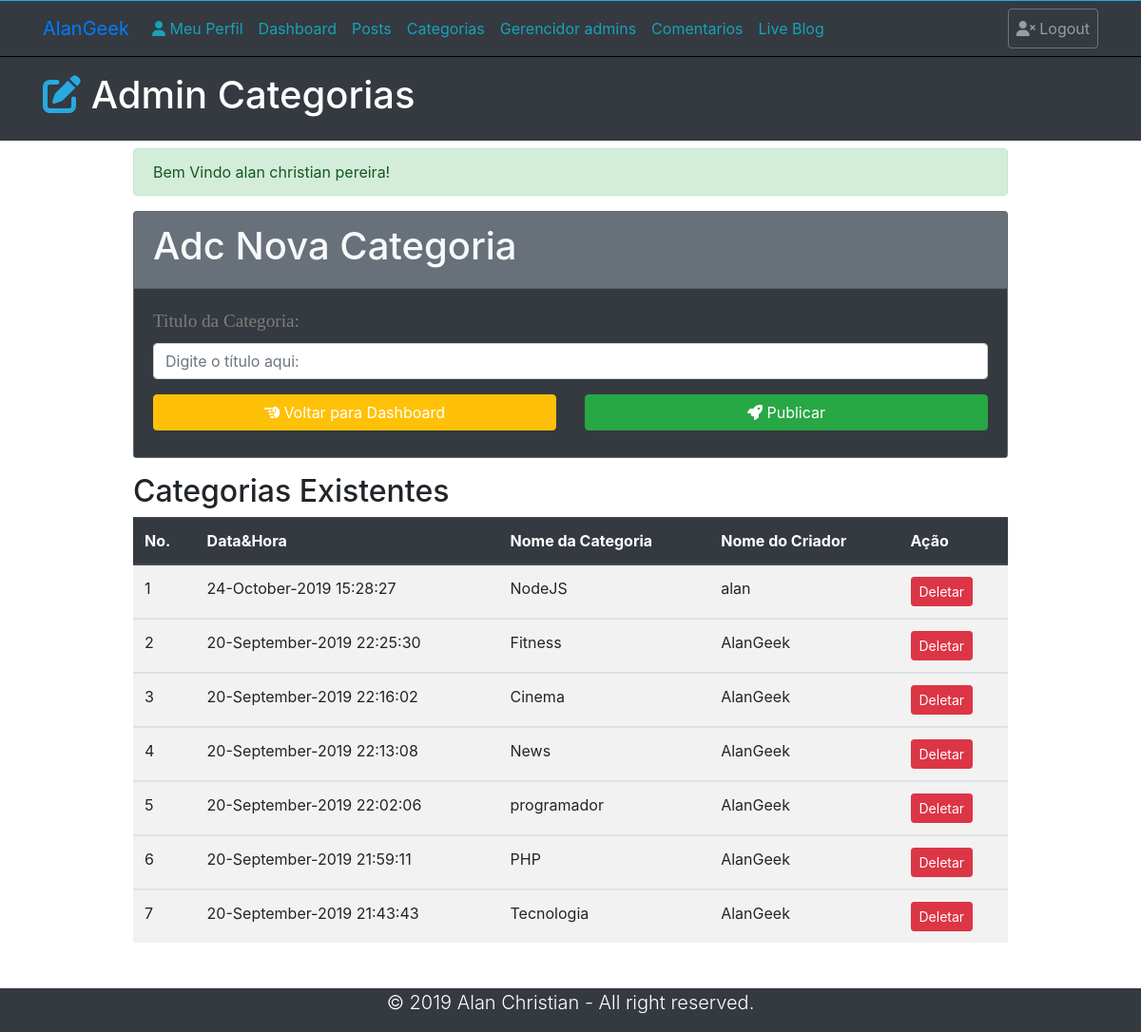
Screenshot of /Categories.php (signed in) with the database file from the repository.
### tables this page shows
CREATE TABLE `category` (
  `id` int(10) NOT NULL,
  `title` varchar(50) NOT NULL,
  `author` varchar(50) NOT NULL,
  `datetime` varchar(50) NOT NULL
);

### Categories.php (the view, shortened to what this page needs)
<?php require_once "Includes/Sessions.php";?>
<!doctype html>
<html lang="pt-br">
  <head>
    <link rel="stylesheet" href="https://stackpath.bootstrapcdn.com/bootstrap/4.3.1/css/bootstrap.min.css">
    <link rel="stylesheet" href="css/adminstyles.css">
  </head>
  <body>
    <nav class="navbar navbar-expand-lg navbar-dark bg-dark">
      <div class="container">
        <a href="#" class="navbar-brand text-primary"> AlanGeek</a>
        <div class="collapse navbar-collapse" id="navbarcollapseCMS">
        <ul class="navbar-nav mr-auto">
          <li class="nav-item">
            <a href="MyProfile.php" class="nav-link text-info"> <i class="fas fa-user"></i> Meu Perfil</a>
          </li>
          <li class="nav-item">
            <a href="Dashboard.php" class="nav-link text-info">Dashboard</a>
          </li>
          <li class="nav-item">
            <a href="Posts.php" class="nav-link text-info text-info">Posts</a>
          </li>
          <li class="nav-item">
            <a href="Categories.php" class="nav-link text-info">Categorias</a>
          </li>
          <li class="nav-item">
            <a href="Admins.php" class="nav-link text-info">Gerencidor admins</a>
          </li>
          <li class="nav-item">
            <a href="Comments.php" class="nav-link text-info">Comentarios</a>
          </li>
          <li class="nav-item">
            <a href="Blog.php?page=1" class="nav-link text-info">Live Blog</a>
          </li>
        </ul>
        <ul class="navbar-nav ml-auto">
          <li class="nav-item"><a href="Logout.php" class="nav-link btn btn-outline-secondary"> <i class="fas fa-user-times"></i> Logout</a></li>
        </ul>
        </div>
      </div>
    </nav>
    <header class="bg-dark text-white py-3">
      <div class="container">
        <div class="row">
          <div class="col-md-12">
          <h1><i class="fas fa-edit" style="color: #27aae1;"></i> Admin Categorias</h1>
        </div>
        </div>
      </div>
    </header>
    <section class="container py-2 mb-4">
      <div class="row">
        <div class="offset-lg-1 col-lg-10" style="min-height:457px;">
          <?php
            echo SuccessMessage();
          ?>
          <form class="" action="Categories.php" method="POST">
            <div class="card bg-secondary text-light mb-3">
              <div class="card-header">
                <h1>Adc Nova Categoria</h1>
              </div>
              <div class="card-body bg-dark">
                <div class="form-group">
                  <label for="title"> <span class="FieldInfo"> Titulo da Categoria: </span></label>
                  <input class="form-control" type="text" name="CategoryTitle" id="title" placeholder="Digite o título aqui: " value="">
                </div>
                <div class="row">
                  <div class="col-lg-6 mb-2">
                    <a href="Dashboard.php" class="btn btn-warning btn-block text-white"><i class="fas fa-hand-point-left"></i> Voltar para Dashboard</a>
                  </div>
                  <div class="col-lg-6 mb-2">
                    <button type="submit" name="Submit" class="btn btn-success btn-block">
                      <i class="fas fa-rocket"></i> Publicar
                    </button>
                  </div>
                </div>
              </div>
            </div>
          </form>
          <h2>Categorias Existentes</h2>
          <table class="table table-striped table-hover">
            <thead class="thead-dark">
              <tr>
                <th>No. </th>
                <th>Data&Hora</th>
                <th>Nome da Categoria</th>
                <th>Nome do Criador</th>
                <th>Ação</th>
              </tr>
            </thead>
          <?php
          global $ConnectingDB;
          $sql = "SELECT * FROM category ORDER BY id DESC";
          $Execute = $ConnectingDB->query($sql);
          $SrNo = 0;
          while ($DataRows=$Execute->fetch()) {
            $CategoryId    = $DataRows["id"];
            $CategoryDate  = $DataRows["datetime"];
            $CategoryName  = $DataRows["title"];
            $CreatorName   = $DataRows["author"];
            $SrNo++;
          ?>
          <tbody>
            <tr>
              <td><?php echo htmlentities($SrNo); ?></td>
              <td><?php echo htmlentities($CategoryDate); ?></td>
              <td><?php echo htmlentities($CategoryName); ?></td>
              <td><?php echo htmlentities($CreatorName); ?></td>
              <td><a href="DeleteCategory.php?id=<?php echo $CategoryId; ?>" class="btn btn-danger btn-sm">Deletar</a></td>
            </tr>
          </tbody>
          <?php } ?>
          </table>
        </div>
      </div>
    </section>
    <footer class="bg-dark text-white">
      <div class="container">
        <div class="row">
          <div class="col">
          <p class="lead text-center">&copy; <span id="year"></span> Alan Christian - All right reserved.</p>
        </div>
        </div>
      </div>
    </footer>
  </body>
</html>

### css/adminstyles.css (style rules this page uses)
.FieldInfo { color: hsl(60, 2%, 48%); font-family: bitter,Georgia,"Times New Roman", Times,serif; font-size: 1.2rem; }

### rows the page displays
category: datetime "24-October-2019 15:28:27", title "NodeJS", author "alan"
category: datetime "20-September-2019 22:25:30", title "Fitness", author "AlanGeek"
category: datetime "20-September-2019 22:16:02", title "Cinema", author "AlanGeek"
category: datetime "20-September-2019 22:13:08", title "News", author "AlanGeek"
category: datetime "20-September-2019 22:02:06", title "programador", author "AlanGeek"
category: datetime "20-September-2019 21:59:11", title "PHP", author "AlanGeek"
category: datetime "20-September-2019 21:43:43", title "Tecnologia", author "AlanGeek"

### other values shown
SuccessMessage() "Bem Vindo alan christian pereira!"
